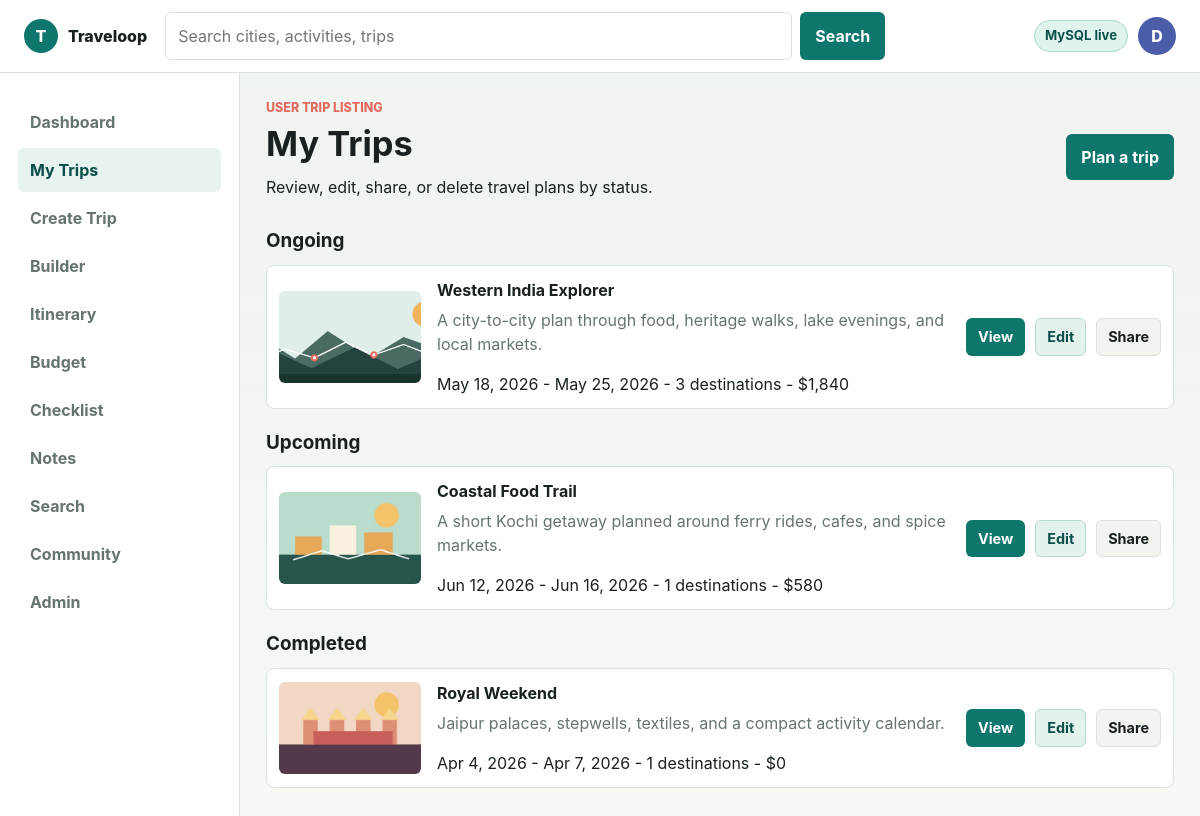
Page /trips on the committed database.
### tables this page shows
CREATE TABLE trips (
    id INT UNSIGNED AUTO_INCREMENT PRIMARY KEY,
    user_id INT UNSIGNED NOT NULL,
    name VARCHAR(160) NOT NULL,
    description TEXT NULL,
    start_date DATE NULL,
    end_date DATE NULL,
    cover_photo VARCHAR(255) NULL,
    budget_limit DECIMAL(10,2) NOT NULL DEFAULT 0,
    status ENUM('ongoing', 'upcoming', 'completed') NOT NULL DEFAULT 'upcoming',
    visibility ENUM('private', 'friends', 'public') NOT NULL DEFAULT 'private',
    share_code VARCHAR(40) NOT NULL UNIQUE,
    created_at TIMESTAMP DEFAULT CURRENT_TIMESTAMP,
    updated_at TIMESTAMP DEFAULT CURRENT_TIMESTAMP ON UPDATE CURRENT_TIMESTAMP,
    CONSTRAINT fk_trips_user FOREIGN KEY (user_id) REFERENCES users(id) ON DELETE CASCADE
);

### app/Core/View.php (called while the page is built, shortened)
<?php
final class View
{
    public static function render(string $template, array $data = []): string
    {
        extract($data, EXTR_SKIP);
        require APP_PATH . '/Views/' . $template . '.php';
        return (string) ob_get_clean();
    }
    public static function page(string $template, array $data = []): void
    {
        $content = self::render($template, $data);
        require APP_PATH . '/Views/layout.php';
    }
}

### app/Controllers/PageController.php (called while the page is built, shortened)
<?php
final class PageController
{
    public function trips(): void
    {
        View::page('pages/trips', $this->data([
            'title' => 'My Trips',
            'page' => 'trips',
            'trips' => $this->repo->trips(),
        ]));
    }
    private function data(array $data): array
    {
        return array_merge([
            'user' => $this->repo->user(),
            'dbConnected' => $this->repo->databaseAvailable(),
        ], $data);
    }
}

### public/index.php (called while the page is built, shortened)
<?php
require APP_PATH . '/helpers.php';
require APP_PATH . '/Core/Router.php';
require APP_PATH . '/Core/View.php';
require APP_PATH . '/Controllers/PageController.php';
$controller = new PageController(new TravelRepository());
$router = new Router();
$router->get('/', [$controller, 'dashboard']);
$router->get('/dashboard', [$controller, 'dashboard']);
$router->get('/login', [$controller, 'login']);
$router->post('/login', [$controller, 'handleLogin']);
$router->get('/register', [$controller, 'register']);
$router->post('/register', [$controller, 'handleRegister']);
$router->get('/forgot-password', [$controller, 'forgot']);
$router->get('/trips', [$controller, 'trips']);
$router->get('/trips/create', [$controller, 'createTrip']);
$router->post('/trips', [$controller, 'storeTrip']);
$router->get('/trips/{id}', [$controller, 'itinerary']);
$router->get('/trips/{id}/builder', [$controller, 'builder']);
$router->get('/trips/{id}/budget', [$controller, 'budget']);
$router->get('/trips/{id}/checklist', [$controller, 'checklist']);
$router->post('/trips/{id}/checklist', [$controller, 'storeChecklist']);
$router->get('/trips/{id}/notes', [$controller, 'notes']);
$router->post('/trips/{id}/notes', [$controller, 'storeNote']);
$router->get('/trips/{id}/invoice', [$controller, 'invoice']);
$router->get('/search/cities', [$controller, 'citySearch']);
$router->get('/search/activities', [$controller, 'activitySearch']);
$router->get('/community', [$controller, 'community']);
$router->get('/share/{code}', [$controller, 'share']);
$router->get('/profile', [$controller, 'profile']);
$router->get('/admin', [$controller, 'admin']);
$router->dispatch($_SERVER['REQUEST_METHOD'], $_SERVER['REQUEST_URI']);

### app/helpers.php (called while the page is built, shortened)
<?php
function e(mixed $value): string
{
    return htmlspecialchars((string) $value, ENT_QUOTES, 'UTF-8');
}
function url(string $path = ''): string
{
    $base = defined('APP_BASE') ? APP_BASE : '';
    $path = '/' . ltrim($path, '/');
    return $base . ($path === '/' ? '' : $path);
}
function asset(string $path): string
{
    return url($path);
}
function money(float|int|string|null $amount): string
{
    return '$' . number_format((float) $amount, 0);
}
function pretty_date(?string $date): string
{
    return date('M j, Y', strtotime($date));
}
function date_range(?string $start, ?string $end): string
{
    return pretty_date($start) . ' - ' . pretty_date($end);
}

### app/Models/TravelRepository.php (called while the page is built, shortened)
<?php
final class TravelRepository
{
    public function trips(): array
    {
        return $this->fromDb(function (PDO $pdo): array {
            $stmt = $pdo->query(
                'SELECT t.*,
                    COALESCE(stop_counts.city_count, 0) AS city_count,
                    COALESCE(budget_totals.spent, 0) AS spent
                 FROM trips t
                 LEFT JOIN (
                    SELECT trip_id, COUNT(*) AS city_count
                    FROM trip_stops
                    GROUP BY trip_id
                 ) stop_counts ON stop_counts.trip_id = t.id
                 LEFT JOIN (
                    SELECT trip_id, SUM(estimated_cost) AS spent
                    FROM budget_items
                    GROUP BY trip_id
                 ) budget_totals ON budget_totals.trip_id = t.id
                 ORDER BY t.start_date ASC'
            );
            return $stmt->fetchAll();
        }, $this->sampleTrips());
    }
    private function fromDb(callable $callback, mixed $fallback): mixed
    {
        $pdo = Database::connection();
        try {
            return $callback($pdo);
        } catch (Throwable) {
            return $fallback;
        }
    }
    private function sampleTrips(): array
    {
        return [
            [
                'id' => 1,
                'name' => 'Western India Explorer',
                'description' => 'A city-to-city plan through food, heritage walks, lake evenings, and local markets.',
                'start_date' => '2026-05-18',
                'end_date' => '2026-05-25',
                'cover_photo' => 'assets/img/traveloop-cover.jpg',
                'budget_limit' => 2200,
                'status' => 'ongoing',
                'share_code' => 'west-loop',
                'city_count' => 3,
                'spent' => 1840,
            ],
            [
                'id' => 2,
                'name' => 'Coastal Food Trail',
                'description' => 'A short Kochi getaway planned around ferry rides, cafes, and spice markets.',
                'start_date' => '2026-06-12',
                'end_date' => '2026-06-16',
                'cover_photo' => 'assets/img/city-kochi.jpg',
                'budget_limit' => 1200,
                'status' => 'upcoming',
                'share_code' => 'coast-food',
                'city_count' => 1,
                'spent' => 790,
            ],
            [
                'id' => 3,
                'name' => 'Royal Weekend',
                'description' => 'Jaipur palaces, stepwells, textiles, and a compact activity calendar.',
                'start_date' => '2026-04-04',
                'end_date' => '2026-04-07',
                'cover_photo' => 'assets/img/city-jaipur.jpg',
                'budget_limit' => 950,
                'status' => 'completed',
                'share_code' => 'royal-weekend',
                'city_count' => 1,
                'spent' => 880,
            ],
        ];
    }
}

### app/Views/pages/trips.php (the view, shortened to what this page needs)
<?php
$groups = [
    'Ongoing' => array_filter($trips, fn (array $trip): bool => ($trip['status'] ?? '') === 'ongoing'),
    'Upcoming' => array_filter($trips, fn (array $trip): bool => ($trip['status'] ?? '') === 'upcoming'),
    'Completed' => array_filter($trips, fn (array $trip): bool => ($trip['status'] ?? '') === 'completed'),
];
?>
<section class="page-head">
    <div>
        <p class="eyebrow">User Trip Listing</p>
        <h1>My Trips</h1>
        <p>Review, edit, share, or delete travel plans by status.</p>
    </div>
    <a class="button primary" href="<?= url('/trips/create') ?>">Plan a trip</a>
</section>
<?php foreach ($groups as $label => $items): ?>
    <section class="list-section">
        <h2><?= e($label) ?></h2>
        <?php foreach ($items as $trip): ?>
            <article class="wide-row">
                <img src="<?= asset($trip['cover_photo']) ?>" alt="">
                <div>
                    <h3><?= e($trip['name']) ?></h3>
                    <p><?= e($trip['description']) ?></p>
                    <span><?= e(date_range($trip['start_date'], $trip['end_date'])) ?> - <?= e($trip['city_count']) ?> destinations - <?= money($trip['spent']) ?></span>
                </div>
                <div class="row-actions">
                    <a class="button small" href="<?= url('/trips/' . $trip['id']) ?>">View</a>
                    <a class="button small secondary" href="<?= url('/trips/' . $trip['id'] . '/builder') ?>">Edit</a>
                    <a class="button small quiet" href="<?= url('/share/' . $trip['share_code']) ?>">Share</a>
                </div>
            </article>
        <?php endforeach; ?>
    </section>
<?php endforeach; ?>

### app/Core/Router.php (shortened to what this page needs)
<?php
final class Router
{
    private array $routes = [];
    private function add(string $method, string $pattern, callable|array $handler): void
    {
        $this->routes[] = [
            'method' => $method,
            'pattern' => $pattern,
            'regex' => $this->compile($pattern),
            'handler' => $handler,
        ];
    }
    public function dispatch(string $method, string $uri): void
    {
        $path = parse_url($uri, PHP_URL_PATH) ?: '/';
        $path = '/' . trim($path, '/');
        foreach ($this->routes as $route) {
            if ($route['method'] !== $method) {
                continue;
            }
            if (preg_match($route['regex'], $path, $matches)) {
                $params = array_filter($matches, 'is_string', ARRAY_FILTER_USE_KEY);
                call_user_func_array($route['handler'], $params);
                return;
            }
        }
    }
    private function compile(string $pattern): string
    {
        $regex = preg_replace('#\{([a-zA-Z_][a-zA-Z0-9_]*)\}#', '(?P<$1>[^/]+)', $pattern);
        return '#^' . $regex . '$#';
    }
}

### public/assets/css/app.css (style rules this page uses)
:root { --bg: #f6f8f5; --surface: #ffffff; --surface-strong: #eef4ef; --ink: #18211f; --muted: #66746f; --line: #d9e2dc; --teal: #0f766e; --teal-dark: #0b4f4a; --coral: #e56b5f; --amber: #c9892b; --indigo: #4b5ca8; --danger: #b73737; --shadow: 0 18px 45px rgba(24, 33, 31, 0.08); --radius: 8px; --sans: Inter, ui-sans-serif, system-ui, -apple-system, BlinkMacSystemFont, "Segoe UI", sans-serif; color: var(--ink); background: var(--bg); font: 16px/1.5 var(--sans); letter-spacing: 0; }
* { box-sizing: border-box; }
body { margin: 0; min-height: 100svh; background: linear-gradient(180deg, rgba(238, 244, 239, 0.9), rgba(246, 248, 245, 0.95)), var(--bg); }
img { display: block; max-width: 100%; }
a { color: inherit; }
h1, h2, h3, p { margin-top: 0; }
h1 { font-size: 2.15rem; line-height: 1.12; margin-bottom: 12px; }
h2 { font-size: 1.18rem; line-height: 1.25; margin-bottom: 12px; }
h3 { font-size: 1rem; margin-bottom: 6px; }
.global-search button, .button, .segmented a, .segmented button { border: 1px solid transparent; border-radius: 6px; cursor: pointer; text-decoration: none; transition: transform 160ms ease, border-color 160ms ease, background 160ms ease; }
.global-search button, .button { display: inline-flex; align-items: center; justify-content: center; min-height: 42px; padding: 10px 14px; color: #ffffff; background: var(--teal); font-weight: 700; }
.button.primary { background: var(--teal); }
.button.secondary { color: var(--teal-dark); background: #e3f2ed; border-color: #b8d9d1; }
.button.quiet { color: var(--ink); background: #f2f4f0; border-color: var(--line); }
.button.small { min-height: 34px; padding: 7px 11px; font-size: 0.9rem; }
.button-row, .topbar-actions, .inline-links, .row-actions, .auth-links { display: flex; align-items: center; gap: 10px; flex-wrap: wrap; }
.eyebrow { margin-bottom: 7px; color: var(--coral); font-size: 0.78rem; font-weight: 800; text-transform: uppercase; }
.section-head, .page-head { display: flex; justify-content: space-between; gap: 16px; align-items: flex-end; margin: 20px 0 14px; }
.page-head { align-items: center; margin-top: 0; }
.city-card, .trip-card, .mini-card, .wide-row, .search-result, .stop-section, .timeline-day { border: 1px solid var(--line); border-radius: var(--radius); overflow: hidden; background: var(--surface); }
.city-card p, .mini-card p, .trip-card p, .wide-row p, .search-result p, .timeline-body p { color: var(--muted); }
.list-section { margin-bottom: 22px; }
.wide-row, .search-result { display: grid; grid-template-columns: 142px minmax(0, 1fr) auto; gap: 16px; align-items: center; margin-bottom: 12px; padding: 12px; }
.wide-row img, .search-result img { width: 142px; height: 92px; border-radius: 6px; object-fit: cover; }

### rows in the picture
trips: cover_photo (picture), name "Western India Explorer", description "A city-to-city plan through food, heritage walks, lake evenings, and local markets.", date_range($trip['start_date'], $trip['end_date']) "May 18, 2026 - May 25, 2026", city_count "3", spent "$1,840"
trips: cover_photo (picture), name "Coastal Food Trail", description "A short Kochi getaway planned around ferry rides, cafes, and spice markets.", date_range($trip['start_date'], $trip['end_date']) "Jun 12, 2026 - Jun 16, 2026", city_count "1", spent "$580"
trips: cover_photo (picture), name "Royal Weekend", description "Jaipur palaces, stepwells, textiles, and a compact activity calendar.", date_range($trip['start_date'], $trip['end_date']) "Apr 4, 2026 - Apr 7, 2026", city_count "1", spent "$0"

### other values in the picture
$label "Ongoing"
$label "Upcoming"
$label "Completed"
